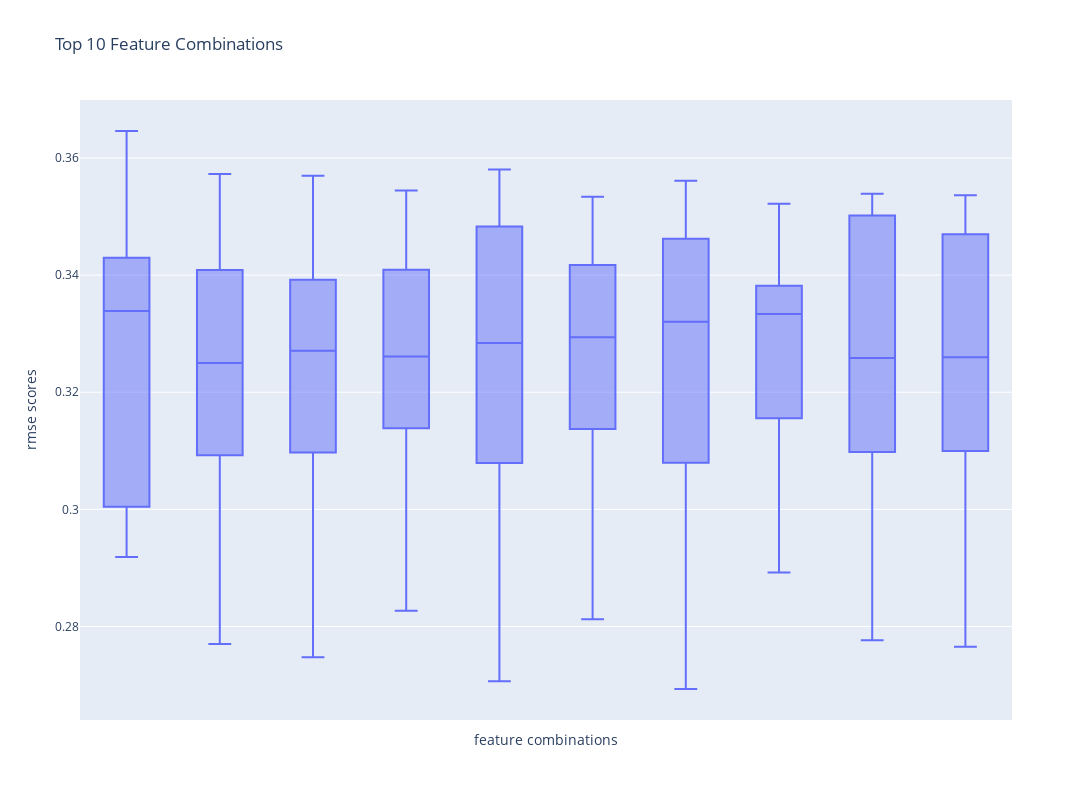

Notebook code cell kept with this figure:
### Markdown cell above
### Show the best ten feature combinations based on the mean root squared error

Visualize the different rmse scores in a boxplot to see how different the single cross validation runs scored.

### Code cell
pio.renderers.default = 'plotly_mimetype'
x = df_agg_metrics.sort_values(by='mean_rmse')['features'].head(10)

fig = px.box(df_metrics, x=df_metrics[df_metrics['features'].isin(x)]['features'],
             y=df_metrics[df_metrics['features'].isin(x)]['rmse_scores'], title='RMSE Boxplot of Top 10 Feature Combinations')
fig.update_layout(height=800, width=1100,
                  title_text="Top 10 Feature Combinations",
                  xaxis_title="feature combinations", yaxis_title="rmse scores")
fig.update_xaxes(showticklabels=False)
fig.show()

### Figure 1 — Plotly figure (JSON) as saved in the notebook; plotly's stock layout.template omitted (floating-point values rounded to 4 significant figures)
{"data": [{"alignmentgroup": "True", "hovertemplate": "x=%{x}<br>y=%{y}<extra></extra>", "legendgroup": "", "marker": {"color": "#636efa"}, "name": "", "notched": false, "offsetgroup": "", "orientation": "v", "showlegend": false, "type": "box", "x": ["f_1_num_of_terms,f_4_has_special_char", "f_1_num_of_terms,f_4_has_special_char", "f_1_num_of_terms,f_4_has_special_char", "f_1_num_of_terms,f_4_has_special_char", "f_1_num_of_terms,f_4_has_special_char", "f_2_query_length,f_5_num_results,f_7_sum_title_scores,f_9_avg_semantic_score", "f_2_query_length,f_5_num_results,f_7_sum_title_scores,f_9_avg_semantic_score", "f_2_query_length,f_5_num_results,f_7_sum_title_scores,f_9_avg_semantic_score", "f_2_query_length,f_5_num_results,f_7_sum_title_scores,f_9_avg_semantic_score", "f_2_query_length,f_5_num_results,f_7_sum_title_scores,f_9_avg_semantic_score", "f_1_num_of_terms,f_2_query_length,f_5_num_results,f_7_sum_title_scores,f_9_avg_semantic_score", "f_1_num_of_terms,f_2_query_length,f_5_num_results,f_7_sum_title_scores,f_9_avg_semantic_score", "f_1_num_of_terms,f_2_query_length,f_5_num_results,f_7_sum_title_scores,f_9_avg_semantic_score", "f_1_num_of_terms,f_2_query_length,f_5_num_results,f_7_sum_title_scores,f_9_avg_semantic_score", "f_1_num_of_terms,f_2_query_length,f_5_num_results,f_7_sum_title_scores,f_9_avg_semantic_score", "f_2_query_length,f_3_has_numbers,f_5_num_results,f_7_sum_title_scores,f_9_avg_semantic_score", "f_2_query_length,f_3_has_numbers,f_5_num_results,f_7_sum_title_scores,f_9_avg_semantic_score", "f_2_query_length,f_3_has_numbers,f_5_num_results,f_7_sum_title_scores,f_9_avg_semantic_score", "f_2_query_length,f_3_has_numbers,f_5_num_results,f_7_sum_title_scores,f_9_avg_semantic_score", "f_2_query_length,f_3_has_numbers,f_5_num_results,f_7_sum_title_scores,f_9_avg_semantic_score", "f_2_query_length,f_4_has_special_char,f_5_num_results,f_7_sum_title_scores,f_9_avg_semantic_score", "f_2_query_length,f_4_has_special_char,f_5_num_results,f_7_sum_title_scores,f_9_avg_semantic_score", "f_2_query_length,f_4_has_special_char,f_5_num_results,f_7_sum_title_scores,f_9_avg_semantic_score", "f_2_query_length,f_4_has_special_char,f_5_num_results,f_7_sum_title_scores,f_9_avg_semantic_score", "f_2_query_length,f_4_has_special_char,f_5_num_results,f_7_sum_title_scores,f_9_avg_semantic_score", "f_1_num_of_terms,f_2_query_length,f_3_has_numbers,f_5_num_results,f_7_sum_title_scores,f_9_avg_semantic_score", "f_1_num_of_terms,f_2_query_length,f_3_has_numbers,f_5_num_results,f_7_sum_title_scores,f_9_avg_semantic_score", "f_1_num_of_terms,f_2_query_length,f_3_has_numbers,f_5_num_results,f_7_sum_title_scores,f_9_avg_semantic_score", "f_1_num_of_terms,f_2_query_length,f_3_has_numbers,f_5_num_results,f_7_sum_title_scores,f_9_avg_semantic_score", "f_1_num_of_terms,f_2_query_length,f_3_has_numbers,f_5_num_results,f_7_sum_title_scores,f_9_avg_semantic_score", "f_1_num_of_terms,f_2_query_length,f_4_has_special_char,f_5_num_results,f_7_sum_title_scores,f_9_avg_semantic_score", "f_1_num_of_terms,f_2_query_length,f_4_has_special_char,f_5_num_results,f_7_sum_title_scores,f_9_avg_semantic_score", "f_1_num_of_terms,f_2_query_length,f_4_has_special_char,f_5_num_results,f_7_sum_title_scores,f_9_avg_semantic_score", "f_1_num_of_terms,f_2_query_length,f_4_has_special_char,f_5_num_results,f_7_sum_title_scores,f_9_avg_semantic_score", "f_1_num_of_terms,f_2_query_length,f_4_has_special_char,f_5_num_results,f_7_sum_title_scores,f_9_avg_semantic_score", "f_2_query_length,f_3_has_numbers,f_4_has_special_char,f_5_num_results,f_6_max_title_score,f_9_avg_semantic_score", "f_2_query_length,f_3_has_numbers,f_4_has_special_char,f_5_num_results,f_6_max_title_score,f_9_avg_semantic_score", "f_2_query_length,f_3_has_numbers,f_4_has_special_char,f_5_num_results,f_6_max_title_score,f_9_avg_semantic_score", "f_2_query_length,f_3_has_numbers,f_4_has_special_char,f_5_num_results,f_6_max_title_score,f_9_avg_semantic_score", "f_2_query_length,f_3_has_numbers,f_4_has_special_char,f_5_num_results,f_6_max_title_score,f_9_avg_semantic_score", "f_2_query_length,f_3_has_numbers,f_4_has_special_char,f_5_num_results,f_7_sum_title_scores,f_9_avg_semantic_score", "f_2_query_length,f_3_has_numbers,f_4_has_special_char,f_5_num_results,f_7_sum_title_scores,f_9_avg_semantic_score", "f_2_query_length,f_3_has_numbers,f_4_has_special_char,f_5_num_results,f_7_sum_title_scores,f_9_avg_semantic_score", "f_2_query_length,f_3_has_numbers,f_4_has_special_char,f_5_num_results,f_7_sum_title_scores,f_9_avg_semantic_score", "f_2_query_length,f_3_has_numbers,f_4_has_special_char,f_5_num_results,f_7_sum_title_scores,f_9_avg_semantic_score", "f_1_num_of_terms,f_2_query_length,f_3_has_numbers,f_4_has_special_char,f_5_num_results,f_7_sum_title_scores,f_9_avg_semantic_score", "f_1_num_of_terms,f_2_query_length,f_3_has_numbers,f_4_has_special_char,f_5_num_results,f_7_sum_title_scores,f_9_avg_semantic_score", "f_1_num_of_terms,f_2_query_length,f_3_has_numbers,f_4_has_special_char,f_5_num_results,f_7_sum_title_scores,f_9_avg_semantic_score", "f_1_num_of_terms,f_2_query_length,f_3_has_numbers,f_4_has_special_char,f_5_num_results,f_7_sum_title_scores,f_9_avg_semantic_score", "f_1_num_of_terms,f_2_query_length,f_3_has_numbers,f_4_has_special_char,f_5_num_results,f_7_sum_title_scores,f_9_avg_semantic_score"], "x0": " ", "xaxis": "x", "y": [0.3339, 0.3646, 0.2919, 0.3033, 0.3357, 0.3573, 0.325, 0.277, 0.3354, 0.32, 0.357, 0.3271, 0.2747, 0.3333, 0.3213, 0.3545, 0.3242, 0.2827, 0.3364, 0.3261, 0.358, 0.3284, 0.2706, 0.345, 0.3204, 0.3534, 0.3294, 0.2812, 0.3378, 0.3245, 0.3561, 0.332, 0.2693, 0.3429, 0.3208, 0.3522, 0.3333, 0.2892, 0.3335, 0.3244, 0.3539, 0.3259, 0.2776, 0.349, 0.3205, 0.3536, 0.326, 0.2765, 0.3447, 0.3211], "y0": " ", "yaxis": "y"}], "layout": {"boxmode": "group", "height": 800, "legend": {"tracegroupgap": 0}, "title": {"text": "Top 10 Feature Combinations"}, "width": 1100, "xaxis": {"anchor": "y", "autorange": true, "domain": [0, 1], "range": [-0.5, 9.5], "showticklabels": false, "title": {"text": "feature combinations"}, "type": "category"}, "yaxis": {"anchor": "x", "autorange": true, "domain": [0, 1], "range": [0.264, 0.3699], "title": {"text": "rmse scores"}, "type": "linear"}}}
